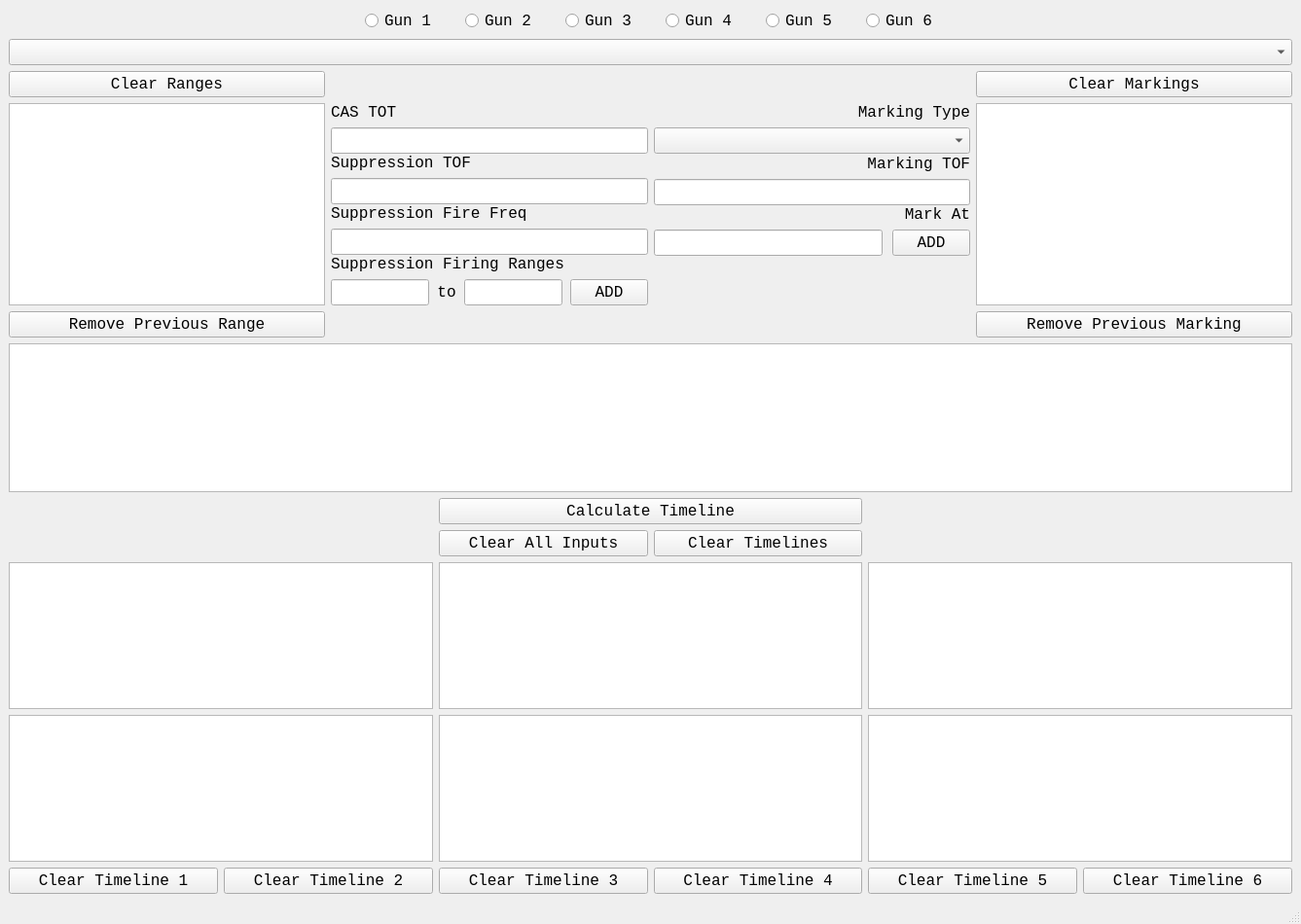
<?xml version="1.0" encoding="UTF-8"?>
<ui version="4.0">
 <class>MainWindow</class>
 <widget class="QMainWindow" name="MainWindow">
  <property name="geometry">
   <rect>
    <x>0</x>
    <y>0</y>
    <width>1337</width>
    <height>950</height>
   </rect>
  </property>
  <property name="minimumSize">
   <size>
    <width>0</width>
    <height>0</height>
   </size>
  </property>
  <property name="maximumSize">
   <size>
    <width>1000000</width>
    <height>1000000</height>
   </size>
  </property>
  <property name="windowTitle">
   <string>SEAD Timeline Calculator</string>
  </property>
  <widget class="QWidget" name="centralwidget">
   <layout class="QVBoxLayout" name="verticalLayout_5">
    <item>
     <layout class="QVBoxLayout" name="verticalLayout_4" stretch="4,3,8">
      <item>
       <layout class="QVBoxLayout" name="verticalLayout_3">
        <item>
         <layout class="QHBoxLayout" name="horizontalLayout_5">
          <property name="spacing">
           <number>30</number>
          </property>
          <item>
           <spacer name="horizontalSpacer">
            <property name="orientation">
             <enum>Qt::Horizontal</enum>
            </property>
            <property name="sizeHint" stdset="0">
             <size>
              <width>40</width>
              <height>20</height>
             </size>
            </property>
           </spacer>
          </item>
          <item>
           <widget class="QRadioButton" name="Gun_1_button">
            <property name="font">
             <font>
              <family>Consolas</family>
              <pointsize>12</pointsize>
             </font>
            </property>
            <property name="layoutDirection">
             <enum>Qt::LeftToRight</enum>
            </property>
            <property name="autoFillBackground">
             <bool>false</bool>
            </property>
            <property name="styleSheet">
             <string notr="true">szStyle</string>
            </property>
            <property name="text">
             <string>Gun 1</string>
            </property>
           </widget>
          </item>
          <item>
           <widget class="QRadioButton" name="Gun_2_button">
            <property name="font">
             <font>
              <family>Consolas</family>
              <pointsize>12</pointsize>
             </font>
            </property>
            <property name="text">
             <string>Gun 2</string>
            </property>
           </widget>
          </item>
          <item>
           <widget class="QRadioButton" name="Gun_3_button">
            <property name="font">
             <font>
              <family>Consolas</family>
              <pointsize>12</pointsize>
             </font>
            </property>
            <property name="text">
             <string>Gun 3</string>
            </property>
           </widget>
          </item>
          <item>
           <widget class="QRadioButton" name="Gun_4_button">
            <property name="font">
             <font>
              <family>Consolas</family>
              <pointsize>12</pointsize>
             </font>
            </property>
            <property name="text">
             <string>Gun 4</string>
            </property>
           </widget>
          </item>
          <item>
           <widget class="QRadioButton" name="Gun_5_button">
            <property name="font">
             <font>
              <family>Consolas</family>
              <pointsize>12</pointsize>
             </font>
            </property>
            <property name="text">
             <string>Gun 5</string>
            </property>
           </widget>
          </item>
          <item>
           <widget class="QRadioButton" name="Gun_6_button">
            <property name="font">
             <font>
              <family>Consolas</family>
              <pointsize>12</pointsize>
             </font>
            </property>
            <property name="text">
             <string>Gun 6</string>
            </property>
           </widget>
          </item>
          <item>
           <spacer name="horizontalSpacer_2">
            <property name="orientation">
             <enum>Qt::Horizontal</enum>
            </property>
            <property name="sizeHint" stdset="0">
             <size>
              <width>40</width>
              <height>20</height>
             </size>
            </property>
           </spacer>
          </item>
         </layout>
        </item>
        <item>
         <widget class="QComboBox" name="fireTypeSelector">
          <property name="font">
           <font>
            <family>Consolas</family>
            <pointsize>12</pointsize>
           </font>
          </property>
          <property name="currentText">
           <string/>
          </property>
          <property name="placeholderText">
           <string>Select Timeline</string>
          </property>
         </widget>
        </item>
        <item>
         <layout class="QGridLayout" name="gridLayout_5" columnstretch="1,1,1,1">
          <property name="sizeConstraint">
           <enum>QLayout::SetDefaultConstraint</enum>
          </property>
          <item row="1" column="0">
           <widget class="QTextBrowser" name="FiringRangesDisplay">
            <property name="font">
             <font>
              <family>Consolas</family>
              <pointsize>12</pointsize>
             </font>
            </property>
           </widget>
          </item>
          <item row="1" column="3">
           <widget class="QTextBrowser" name="MarkingRangesDisplay">
            <property name="font">
             <font>
              <family>Consolas</family>
              <pointsize>12</pointsize>
             </font>
            </property>
           </widget>
          </item>
          <item row="1" column="2">
           <layout class="QVBoxLayout" name="verticalLayout_2" stretch="1,1,1,0">
            <property name="spacing">
             <number>0</number>
            </property>
            <property name="bottomMargin">
             <number>0</number>
            </property>
            <item>
             <layout class="QVBoxLayout" name="verticalLayout_6" stretch="1,1,0">
              <property name="spacing">
               <number>6</number>
              </property>
              <property name="bottomMargin">
               <number>1</number>
              </property>
              <item>
               <widget class="QLabel" name="MarkingTypeLabel">
                <property name="font">
                 <font>
                  <family>Consolas</family>
                  <pointsize>12</pointsize>
                 </font>
                </property>
                <property name="text">
                 <string>Marking Type</string>
                </property>
                <property name="alignment">
                 <set>Qt::AlignRight|Qt::AlignTrailing|Qt::AlignVCenter</set>
                </property>
               </widget>
              </item>
              <item>
               <widget class="QComboBox" name="MarkingSelector">
                <property name="sizePolicy">
                 <sizepolicy hsizetype="Preferred" vsizetype="Fixed">
                  <horstretch>0</horstretch>
                  <verstretch>0</verstretch>
                 </sizepolicy>
                </property>
                <property name="font">
                 <font>
                  <family>Consolas</family>
                  <pointsize>12</pointsize>
                 </font>
                </property>
                <property name="placeholderText">
                 <string>Select</string>
                </property>
               </widget>
              </item>
              <item>
               <spacer name="verticalSpacer">
                <property name="orientation">
                 <enum>Qt::Vertical</enum>
                </property>
                <property name="sizeHint" stdset="0">
                 <size>
                  <width>20</width>
                  <height>20</height>
                 </size>
                </property>
               </spacer>
              </item>
             </layout>
            </item>
            <item>
             <layout class="QVBoxLayout" name="verticalLayout_7" stretch="1,1,0">
              <property name="spacing">
               <number>6</number>
              </property>
              <item>
               <widget class="QLabel" name="MarkingTOFLabel">
                <property name="font">
                 <font>
                  <family>Consolas</family>
                  <pointsize>12</pointsize>
                 </font>
                </property>
                <property name="text">
                 <string>Marking TOF</string>
                </property>
                <property name="alignment">
                 <set>Qt::AlignRight|Qt::AlignTrailing|Qt::AlignVCenter</set>
                </property>
               </widget>
              </item>
              <item>
               <widget class="QLineEdit" name="input_5">
                <property name="font">
                 <font>
                  <family>Consolas</family>
                  <pointsize>12</pointsize>
                 </font>
                </property>
               </widget>
              </item>
              <item>
               <spacer name="verticalSpacer_2">
                <property name="orientation">
                 <enum>Qt::Vertical</enum>
                </property>
                <property name="sizeHint" stdset="0">
                 <size>
                  <width>20</width>
                  <height>20</height>
                 </size>
                </property>
               </spacer>
              </item>
             </layout>
            </item>
            <item>
             <layout class="QVBoxLayout" name="verticalLayout_8" stretch="1,1,0">
              <property name="spacing">
               <number>6</number>
              </property>
              <item>
               <widget class="QLabel" name="MarkingRange">
                <property name="font">
                 <font>
                  <family>Consolas</family>
                  <pointsize>12</pointsize>
                 </font>
                </property>
                <property name="text">
                 <string>Mark At</string>
                </property>
                <property name="alignment">
                 <set>Qt::AlignRight|Qt::AlignTrailing|Qt::AlignVCenter</set>
                </property>
               </widget>
              </item>
              <item>
               <layout class="QHBoxLayout" name="horizontalLayout_4">
                <property name="spacing">
                 <number>10</number>
                </property>
                <item>
                 <widget class="QLineEdit" name="input_8">
                  <property name="font">
                   <font>
                    <family>Consolas</family>
                    <pointsize>12</pointsize>
                   </font>
                  </property>
                 </widget>
                </item>
                <item>
                 <widget class="QPushButton" name="AddMarkingRangeButton">
                  <property name="sizePolicy">
                   <sizepolicy hsizetype="Minimum" vsizetype="Fixed">
                    <horstretch>0</horstretch>
                    <verstretch>0</verstretch>
                   </sizepolicy>
                  </property>
                  <property name="font">
                   <font>
                    <family>Consolas</family>
                    <pointsize>12</pointsize>
                   </font>
                  </property>
                  <property name="text">
                   <string>ADD</string>
                  </property>
                  <property name="autoDefault">
                   <bool>true</bool>
                  </property>
                 </widget>
                </item>
               </layout>
              </item>
              <item>
               <spacer name="verticalSpacer_3">
                <property name="orientation">
                 <enum>Qt::Vertical</enum>
                </property>
                <property name="sizeHint" stdset="0">
                 <size>
                  <width>20</width>
                  <height>40</height>
                 </size>
                </property>
               </spacer>
              </item>
             </layout>
            </item>
            <item>
             <spacer name="verticalSpacer_4">
              <property name="orientation">
               <enum>Qt::Vertical</enum>
              </property>
              <property name="sizeHint" stdset="0">
               <size>
                <width>20</width>
                <height>60</height>
               </size>
              </property>
             </spacer>
            </item>
           </layout>
          </item>
          <item row="1" column="1">
           <layout class="QVBoxLayout" name="verticalLayout" stretch="1,1,1,1">
            <property name="spacing">
             <number>0</number>
            </property>
            <property name="bottomMargin">
             <number>0</number>
            </property>
            <item>
             <layout class="QVBoxLayout" name="verticalLayout_12" stretch="1,1,0">
              <property name="spacing">
               <number>6</number>
              </property>
              <property name="topMargin">
               <number>0</number>
              </property>
              <item>
               <widget class="QLabel" name="TOTLabel">
                <property name="font">
                 <font>
                  <family>Consolas</family>
                  <pointsize>12</pointsize>
                 </font>
                </property>
                <property name="text">
                 <string>CAS TOT</string>
                </property>
                <property name="alignment">
                 <set>Qt::AlignLeading|Qt::AlignLeft|Qt::AlignVCenter</set>
                </property>
               </widget>
              </item>
              <item>
               <widget class="QLineEdit" name="input_1">
                <property name="font">
                 <font>
                  <family>Consolas</family>
                  <pointsize>12</pointsize>
                 </font>
                </property>
               </widget>
              </item>
              <item>
               <spacer name="verticalSpacer_6">
                <property name="orientation">
                 <enum>Qt::Vertical</enum>
                </property>
                <property name="sizeHint" stdset="0">
                 <size>
                  <width>20</width>
                  <height>40</height>
                 </size>
                </property>
               </spacer>
              </item>
             </layout>
            </item>
            <item>
             <layout class="QVBoxLayout" name="verticalLayout_11" stretch="1,1,0">
              <property name="spacing">
               <number>6</number>
              </property>
              <property name="topMargin">
               <number>0</number>
              </property>
              <item>
               <widget class="QLabel" name="TOFLabel">
                <property name="font">
                 <font>
                  <family>Consolas</family>
                  <pointsize>12</pointsize>
                 </font>
                </property>
                <property name="text">
                 <string>Suppression TOF</string>
                </property>
                <property name="alignment">
                 <set>Qt::AlignLeading|Qt::AlignLeft|Qt::AlignVCenter</set>
                </property>
               </widget>
              </item>
              <item>
               <widget class="QLineEdit" name="input_2">
                <property name="font">
                 <font>
                  <family>Consolas</family>
                  <pointsize>12</pointsize>
                 </font>
                </property>
               </widget>
              </item>
              <item>
               <spacer name="verticalSpacer_7">
                <property name="orientation">
                 <enum>Qt::Vertical</enum>
                </property>
                <property name="sizeHint" stdset="0">
                 <size>
                  <width>20</width>
                  <height>40</height>
                 </size>
                </property>
               </spacer>
              </item>
             </layout>
            </item>
            <item>
             <layout class="QVBoxLayout" name="verticalLayout_13" stretch="1,1,0">
              <property name="spacing">
               <number>6</number>
              </property>
              <property name="topMargin">
               <number>0</number>
              </property>
              <item>
               <widget class="QLabel" name="FireFreqLabel">
                <property name="font">
                 <font>
                  <family>Consolas</family>
                  <pointsize>12</pointsize>
                 </font>
                </property>
                <property name="text">
                 <string>Suppression Fire Freq</string>
                </property>
                <property name="alignment">
                 <set>Qt::AlignLeading|Qt::AlignLeft|Qt::AlignVCenter</set>
                </property>
               </widget>
              </item>
              <item>
               <widget class="QLineEdit" name="input_3">
                <property name="font">
                 <font>
                  <family>Consolas</family>
                  <pointsize>12</pointsize>
                 </font>
                </property>
               </widget>
              </item>
              <item>
               <spacer name="verticalSpacer_8">
                <property name="orientation">
                 <enum>Qt::Vertical</enum>
                </property>
                <property name="sizeHint" stdset="0">
                 <size>
                  <width>20</width>
                  <height>40</height>
                 </size>
                </property>
               </spacer>
              </item>
             </layout>
            </item>
            <item>
             <layout class="QVBoxLayout" name="verticalLayout_14" stretch="1,1,0">
              <property name="spacing">
               <number>6</number>
              </property>
              <property name="topMargin">
               <number>0</number>
              </property>
              <item>
               <widget class="QLabel" name="FiringRangesLabel">
                <property name="font">
                 <font>
                  <family>Consolas</family>
                  <pointsize>12</pointsize>
                 </font>
                </property>
                <property name="text">
                 <string>Suppression Firing Ranges</string>
                </property>
                <property name="alignment">
                 <set>Qt::AlignLeading|Qt::AlignLeft|Qt::AlignVCenter</set>
                </property>
               </widget>
              </item>
              <item>
               <layout class="QHBoxLayout" name="horizontalLayout_3" stretch="0,0,0,0">
                <property name="spacing">
                 <number>8</number>
                </property>
                <property name="leftMargin">
                 <number>0</number>
                </property>
                <item>
                 <widget class="QLineEdit" name="input_6">
                  <property name="font">
                   <font>
                    <family>Consolas</family>
                    <pointsize>12</pointsize>
                   </font>
                  </property>
                 </widget>
                </item>
                <item>
                 <widget class="QLabel" name="FiringRangesLabel_2">
                  <property name="font">
                   <font>
                    <family>Consolas</family>
                    <pointsize>12</pointsize>
                   </font>
                  </property>
                  <property name="layoutDirection">
                   <enum>Qt::LeftToRight</enum>
                  </property>
                  <property name="text">
                   <string>to</string>
                  </property>
                  <property name="alignment">
                   <set>Qt::AlignCenter</set>
                  </property>
                 </widget>
                </item>
                <item>
                 <widget class="QLineEdit" name="input_7">
                  <property name="font">
                   <font>
                    <family>Consolas</family>
                    <pointsize>12</pointsize>
                   </font>
                  </property>
                 </widget>
                </item>
                <item>
                 <widget class="QPushButton" name="AddFiringRangeButton">
                  <property name="font">
                   <font>
                    <family>Consolas</family>
                    <pointsize>12</pointsize>
                   </font>
                  </property>
                  <property name="text">
                   <string>ADD</string>
                  </property>
                  <property name="autoDefault">
                   <bool>true</bool>
                  </property>
                 </widget>
                </item>
               </layout>
              </item>
              <item>
               <spacer name="verticalSpacer_9">
                <property name="orientation">
                 <enum>Qt::Vertical</enum>
                </property>
                <property name="sizeHint" stdset="0">
                 <size>
                  <width>20</width>
                  <height>40</height>
                 </size>
                </property>
               </spacer>
              </item>
             </layout>
            </item>
           </layout>
          </item>
          <item row="2" column="0">
           <widget class="QPushButton" name="RemoveSingleRange">
            <property name="font">
             <font>
              <family>Consolas</family>
              <pointsize>12</pointsize>
             </font>
            </property>
            <property name="text">
             <string>Remove Previous Range</string>
            </property>
           </widget>
          </item>
          <item row="0" column="0">
           <widget class="QPushButton" name="RemoveRangeButton">
            <property name="font">
             <font>
              <family>Consolas</family>
              <pointsize>12</pointsize>
             </font>
            </property>
            <property name="text">
             <string>Clear Ranges</string>
            </property>
            <property name="autoDefault">
             <bool>true</bool>
            </property>
           </widget>
          </item>
          <item row="0" column="3">
           <widget class="QPushButton" name="RemoveRangeButton_2Mark">
            <property name="font">
             <font>
              <family>Consolas</family>
              <pointsize>12</pointsize>
             </font>
            </property>
            <property name="text">
             <string>Clear Markings</string>
            </property>
            <property name="autoDefault">
             <bool>true</bool>
            </property>
           </widget>
          </item>
          <item row="2" column="3">
           <widget class="QPushButton" name="RemoveSingleMarking">
            <property name="font">
             <font>
              <family>Consolas</family>
              <pointsize>12</pointsize>
             </font>
            </property>
            <property name="text">
             <string>Remove Previous Marking</string>
            </property>
           </widget>
          </item>
         </layout>
        </item>
       </layout>
      </item>
      <item>
       <widget class="QTextBrowser" name="errorWindow">
        <property name="font">
         <font>
          <family>Consolas</family>
          <pointsize>12</pointsize>
         </font>
        </property>
       </widget>
      </item>
      <item>
       <layout class="QGridLayout" name="gridLayout_2">
        <property name="bottomMargin">
         <number>0</number>
        </property>
        <item row="3" column="0">
         <widget class="QTextBrowser" name="TimelineDisplayGun4">
          <property name="font">
           <font>
            <family>Consolas</family>
            <pointsize>12</pointsize>
           </font>
          </property>
         </widget>
        </item>
        <item row="0" column="1">
         <widget class="QPushButton" name="CalculateTimelineButton">
          <property name="font">
           <font>
            <family>Consolas</family>
            <pointsize>12</pointsize>
           </font>
          </property>
          <property name="text">
           <string>Calculate Timeline</string>
          </property>
          <property name="autoDefault">
           <bool>true</bool>
          </property>
          <property name="default">
           <bool>false</bool>
          </property>
         </widget>
        </item>
        <item row="1" column="1">
         <layout class="QHBoxLayout" name="horizontalLayout_2">
          <item>
           <widget class="QPushButton" name="clearButton">
            <property name="font">
             <font>
              <family>Consolas</family>
              <pointsize>12</pointsize>
             </font>
            </property>
            <property name="text">
             <string>Clear All Inputs</string>
            </property>
            <property name="autoDefault">
             <bool>true</bool>
            </property>
           </widget>
          </item>
          <item>
           <widget class="QPushButton" name="clearButtonGuns">
            <property name="font">
             <font>
              <family>Consolas</family>
              <pointsize>12</pointsize>
             </font>
            </property>
            <property name="text">
             <string>Clear Timelines</string>
            </property>
            <property name="autoDefault">
             <bool>true</bool>
            </property>
           </widget>
          </item>
         </layout>
        </item>
        <item row="2" column="2">
         <widget class="QTextBrowser" name="TimelineDisplayGun3">
          <property name="font">
           <font>
            <family>Consolas</family>
            <pointsize>12</pointsize>
           </font>
          </property>
         </widget>
        </item>
        <item row="2" column="0">
         <widget class="QTextBrowser" name="TimelineDisplayGun1">
          <property name="font">
           <font>
            <family>Consolas</family>
            <pointsize>12</pointsize>
           </font>
          </property>
         </widget>
        </item>
        <item row="2" column="1">
         <widget class="QTextBrowser" name="TimelineDisplayGun2">
          <property name="font">
           <font>
            <family>Consolas</family>
            <pointsize>12</pointsize>
           </font>
          </property>
         </widget>
        </item>
        <item row="3" column="1">
         <widget class="QTextBrowser" name="TimelineDisplayGun5">
          <property name="font">
           <font>
            <family>Consolas</family>
            <pointsize>12</pointsize>
           </font>
          </property>
         </widget>
        </item>
        <item row="3" column="2">
         <widget class="QTextBrowser" name="TimelineDisplayGun6">
          <property name="font">
           <font>
            <family>Consolas</family>
            <pointsize>12</pointsize>
           </font>
          </property>
         </widget>
        </item>
        <item row="4" column="1">
         <layout class="QHBoxLayout" name="horizontalLayout">
          <property name="bottomMargin">
           <number>0</number>
          </property>
          <item>
           <widget class="QPushButton" name="ClearTimeline3">
            <property name="font">
             <font>
              <family>Consolas</family>
              <pointsize>12</pointsize>
             </font>
            </property>
            <property name="text">
             <string>Clear Timeline 3</string>
            </property>
           </widget>
          </item>
          <item>
           <widget class="QPushButton" name="ClearTimeline4">
            <property name="font">
             <font>
              <family>Consolas</family>
              <pointsize>12</pointsize>
             </font>
            </property>
            <property name="text">
             <string>Clear Timeline 4</string>
            </property>
           </widget>
          </item>
         </layout>
        </item>
        <item row="4" column="0">
         <layout class="QHBoxLayout" name="horizontalLayout_6">
          <item>
           <widget class="QPushButton" name="ClearTimeline1">
            <property name="font">
             <font>
              <family>Consolas</family>
              <pointsize>12</pointsize>
             </font>
            </property>
            <property name="text">
             <string>Clear Timeline 1</string>
            </property>
           </widget>
          </item>
          <item>
           <widget class="QPushButton" name="ClearTimeline2">
            <property name="font">
             <font>
              <family>Consolas</family>
              <pointsize>12</pointsize>
             </font>
            </property>
            <property name="text">
             <string>Clear Timeline 2</string>
            </property>
           </widget>
          </item>
         </layout>
        </item>
        <item row="4" column="2">
         <layout class="QHBoxLayout" name="horizontalLayout_7">
          <item>
           <widget class="QPushButton" name="ClearTimeline5">
            <property name="font">
             <font>
              <family>Consolas</family>
              <pointsize>12</pointsize>
             </font>
            </property>
            <property name="text">
             <string>Clear Timeline 5</string>
            </property>
           </widget>
          </item>
          <item>
           <widget class="QPushButton" name="ClearTimeline6">
            <property name="font">
             <font>
              <family>Consolas</family>
              <pointsize>12</pointsize>
             </font>
            </property>
            <property name="text">
             <string>Clear Timeline 6</string>
            </property>
           </widget>
          </item>
         </layout>
        </item>
       </layout>
      </item>
     </layout>
    </item>
   </layout>
  </widget>
  <widget class="QMenuBar" name="menubar">
   <property name="geometry">
    <rect>
     <x>0</x>
     <y>0</y>
     <width>1337</width>
     <height>20</height>
    </rect>
   </property>
  </widget>
  <widget class="QStatusBar" name="statusbar"/>
 </widget>
 <tabstops>
  <tabstop>input_6</tabstop>
  <tabstop>input_7</tabstop>
  <tabstop>AddFiringRangeButton</tabstop>
 </tabstops>
 <resources/>
 <connections/>
</ui>
